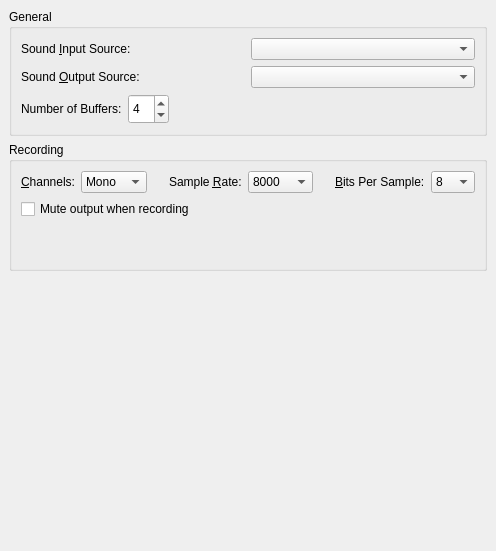
     <widget class="QWidget" name="tab_2" >
      <attribute name="title" >
       <string>Sound</string>
      </attribute>
      <layout class="QVBoxLayout" >
       <property name="margin" >
        <number>9</number>
       </property>
       <property name="spacing" >
        <number>6</number>
       </property>
       <item>
        <widget class="QGroupBox" name="generalGroupBox" >
         <property name="title" >
          <string>General</string>
         </property>
         <layout class="QVBoxLayout" >
          <property name="margin" >
           <number>9</number>
          </property>
          <property name="spacing" >
           <number>6</number>
          </property>
          <item>
           <layout class="QHBoxLayout" >
            <property name="margin" >
             <number>0</number>
            </property>
            <property name="spacing" >
             <number>6</number>
            </property>
            <item>
             <widget class="QLabel" name="textLabel1" >
              <property name="text" >
               <string>Sound &amp;Input Source:</string>
              </property>
              <property name="buddy" >
               <cstring>soundInput</cstring>
              </property>
             </widget>
            </item>
            <item>
             <widget class="QComboBox" name="soundInput" >
              <property name="sizePolicy" >
               <sizepolicy>
                <hsizetype>5</hsizetype>
                <vsizetype>0</vsizetype>
                <horstretch>0</horstretch>
                <verstretch>0</verstretch>
               </sizepolicy>
              </property>
              <property name="toolTip" >
               <string>&lt;qt>Select from this list to choose which device should be used to record sound.&lt;/qt></string>
              </property>
              <property name="whatsThis" >
               <string/>
              </property>
             </widget>
            </item>
           </layout>
          </item>
          <item>
           <layout class="QHBoxLayout" >
            <property name="margin" >
             <number>0</number>
            </property>
            <property name="spacing" >
             <number>6</number>
            </property>
            <item>
             <widget class="QLabel" name="textLabel2" >
              <property name="text" >
               <string>Sound &amp;Output Source:</string>
              </property>
              <property name="buddy" >
               <cstring>soundOutput</cstring>
              </property>
             </widget>
            </item>
            <item>
             <widget class="QComboBox" name="soundOutput" >
              <property name="sizePolicy" >
               <sizepolicy>
                <hsizetype>5</hsizetype>
                <vsizetype>0</vsizetype>
                <horstretch>0</horstretch>
                <verstretch>0</verstretch>
               </sizepolicy>
              </property>
              <property name="toolTip" >
               <string>&lt;qt>Select from this list to choose which device should be used to play sound.&lt;/qt></string>
              </property>
              <property name="whatsThis" >
               <string/>
              </property>
             </widget>
            </item>
           </layout>
          </item>
          <item>
           <layout class="QHBoxLayout" >
            <property name="margin" >
             <number>0</number>
            </property>
            <property name="spacing" >
             <number>6</number>
            </property>
            <item>
             <widget class="QLabel" name="numBuffersLabel" >
              <property name="text" >
               <string>Number of Buffers:</string>
              </property>
             </widget>
            </item>
            <item>
             <widget class="QSpinBox" name="numberOfBuffers" >
              <property name="minimumSize" >
               <size>
                <width>0</width>
                <height>30</height>
               </size>
              </property>
              <property name="maximum" >
               <number>63</number>
              </property>
              <property name="minimum" >
               <number>1</number>
              </property>
              <property name="value" >
               <number>4</number>
              </property>
             </widget>
            </item>
            <item>
             <spacer>
              <property name="orientation" >
               <enum>Qt::Horizontal</enum>
              </property>
              <property name="sizeHint" >
               <size>
                <width>181</width>
                <height>20</height>
               </size>
              </property>
             </spacer>
            </item>
           </layout>
          </item>
         </layout>
        </widget>
       </item>
       <item>
        <widget class="QGroupBox" name="recordingGroupBox" >
         <property name="title" >
          <string>Recording</string>
         </property>
         <layout class="QVBoxLayout" >
          <property name="margin" >
           <number>9</number>
          </property>
          <property name="spacing" >
           <number>6</number>
          </property>
          <item>
           <layout class="QHBoxLayout" >
            <property name="margin" >
             <number>0</number>
            </property>
            <property name="spacing" >
             <number>6</number>
            </property>
            <item>
             <widget class="QLabel" name="channelsLabel" >
              <property name="text" >
               <string>&amp;Channels:</string>
              </property>
              <property name="buddy" >
               <cstring>numberOfChannels</cstring>
              </property>
             </widget>
            </item>
            <item>
             <widget class="QComboBox" name="numberOfChannels" >
              <property name="toolTip" >
               <string>&lt;qt>Analysis is done for each individual channel, so Mono is the default.&lt;/qt></string>
              </property>
              <item>
               <property name="text" >
                <string>Mono</string>
               </property>
              </item>
              <item>
               <property name="text" >
                <string>Stereo</string>
               </property>
              </item>
             </widget>
            </item>
            <item>
             <spacer>
              <property name="orientation" >
               <enum>Qt::Horizontal</enum>
              </property>
              <property name="sizeType" >
               <enum>QSizePolicy::Expanding</enum>
              </property>
              <property name="sizeHint" >
               <size>
                <width>16</width>
                <height>20</height>
               </size>
              </property>
             </spacer>
            </item>
            <item>
             <widget class="QLabel" name="sampleRateLabel" >
              <property name="text" >
               <string>Sample &amp;Rate:</string>
              </property>
              <property name="buddy" >
               <cstring>sampleRate</cstring>
              </property>
             </widget>
            </item>
            <item>
             <widget class="QComboBox" name="sampleRate" >
              <property name="toolTip" >
               <string>&lt;qt>44100 Hz is a good default rate that most soundcards will support. This is the sample rate used on CD's. The higher the rate the more processing time needed.&lt;/qt></string>
              </property>
              <item>
               <property name="text" >
                <string>8000</string>
               </property>
              </item>
              <item>
               <property name="text" >
                <string>11025</string>
               </property>
              </item>
              <item>
               <property name="text" >
                <string>22050</string>
               </property>
              </item>
              <item>
               <property name="text" >
                <string>44100</string>
               </property>
              </item>
              <item>
               <property name="text" >
                <string>48000</string>
               </property>
              </item>
              <item>
               <property name="text" >
                <string>96000</string>
               </property>
              </item>
             </widget>
            </item>
            <item>
             <spacer>
              <property name="orientation" >
               <enum>Qt::Horizontal</enum>
              </property>
              <property name="sizeType" >
               <enum>QSizePolicy::Expanding</enum>
              </property>
              <property name="sizeHint" >
               <size>
                <width>16</width>
                <height>21</height>
               </size>
              </property>
             </spacer>
            </item>
            <item>
             <widget class="QLabel" name="bitsPerSampleLabel" >
              <property name="text" >
               <string>&amp;Bits Per Sample:</string>
              </property>
              <property name="buddy" >
               <cstring>bitsPerSample</cstring>
              </property>
             </widget>
            </item>
            <item>
             <widget class="QComboBox" name="bitsPerSample" >
              <property name="toolTip" >
               <string>&lt;qt>A higher number of bits is preferable&lt;/qt></string>
              </property>
              <item>
               <property name="text" >
                <string>8</string>
               </property>
              </item>
              <item>
               <property name="text" >
                <string>16</string>
               </property>
              </item>
             </widget>
            </item>
           </layout>
          </item>
          <item>
           <widget class="QCheckBox" name="muteOutput" >
            <property name="toolTip" >
             <string>&lt;qt>Usually muting is used when you have speakers to reduce feedback&lt;/qt></string>
            </property>
            <property name="text" >
             <string>Mute output when recording</string>
            </property>
           </widget>
          </item>
          <item>
           <spacer>
            <property name="orientation" >
             <enum>Qt::Vertical</enum>
            </property>
            <property name="sizeHint" >
             <size>
              <width>20</width>
              <height>40</height>
             </size>
            </property>
           </spacer>
          </item>
         </layout>
        </widget>
       </item>
       <item>
        <spacer>
         <property name="orientation" >
          <enum>Qt::Vertical</enum>
         </property>
         <property name="sizeHint" >
          <size>
           <width>20</width>
           <height>271</height>
          </size>
         </property>
        </spacer>
       </item>
      </layout>
     </widget>
